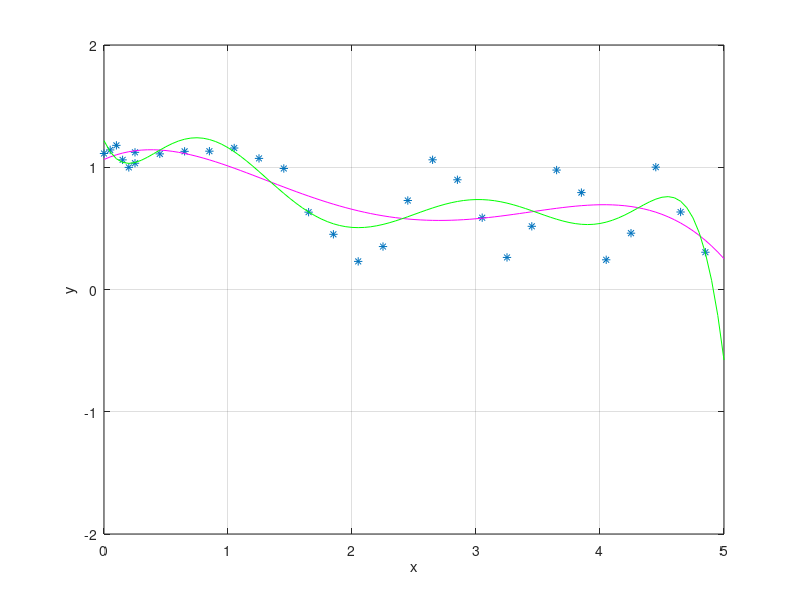

The MATLAB source for this figure:
load testdata2
xx=0:0.05:5;
p=polyfit(xs,us,4);
yy=polyval(p,xx);
plot(xs,us,'*',xx,yy,'m')
grid on
hold on
axis([0 5 -2 2])
p=polyfit(xs,us,7);
yy=polyval(p,xx);
plot(xx,yy,'g')
xlabel('x');ylabel('y')
hold off